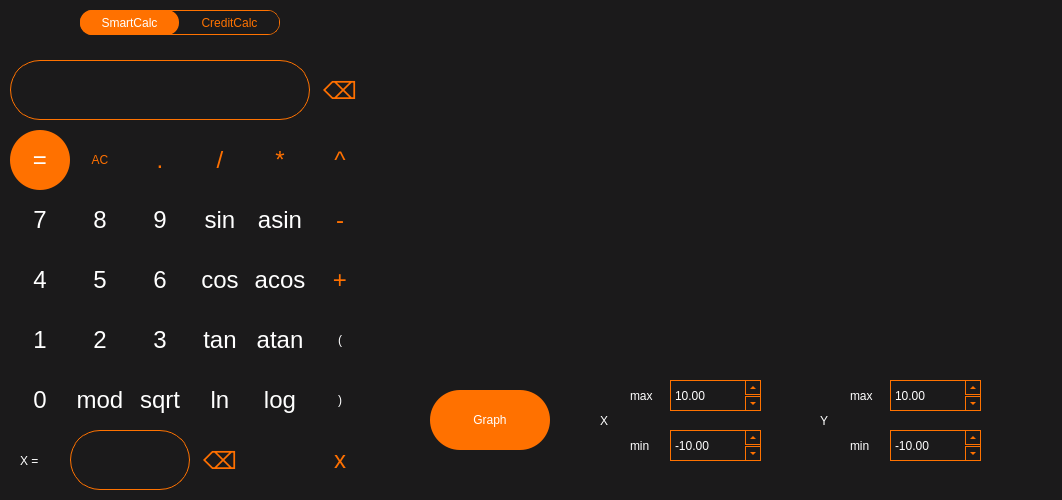
<?xml version="1.0" encoding="UTF-8"?>
<ui version="4.0">
 <class>SmartCalc</class>
 <widget class="QMainWindow" name="SmartCalc">
  <property name="geometry">
   <rect>
    <x>0</x>
    <y>0</y>
    <width>1062</width>
    <height>500</height>
   </rect>
  </property>
  <property name="windowTitle">
   <string>SmartCalc</string>
  </property>
  <property name="styleSheet">
   <string notr="true">background-color: rgb(27,26,27);
color: rgb(255, 255, 255);</string>
  </property>
  <widget class="QWidget" name="centralwidget">
   <widget class="QPushButton" name="pushButton_res">
    <property name="geometry">
     <rect>
      <x>10</x>
      <y>130</y>
      <width>60</width>
      <height>60</height>
     </rect>
    </property>
    <property name="font">
     <font>
      <pointsize>18</pointsize>
     </font>
    </property>
    <property name="styleSheet">
     <string notr="true">QPushButton {
	border-radius: 30px;
	background-color: rgb(255, 113, 0);
}
QPushButton:hover{
	border-radius: 30px;
	background-color: rgb(71, 70, 71);
}
QPushButton:pressed{
	border-radius: 30px;
	background-color: rgb(46, 47, 48);
}</string>
    </property>
    <property name="text">
     <string>=</string>
    </property>
   </widget>
   <widget class="QPushButton" name="pushButton_delete">
    <property name="geometry">
     <rect>
      <x>70</x>
      <y>130</y>
      <width>60</width>
      <height>60</height>
     </rect>
    </property>
    <property name="styleSheet">
     <string notr="true">QPushButton {
	border-radius: 30px;
	color: rgb(255, 112, 0);
}
QPushButton:hover{
	border-radius: 30px;
	background-color: rgb(71, 70, 71);
	color: rgb(255, 112, 0);
}
QPushButton:pressed{
	border-radius: 30px;
	background-color: rgb(46, 47, 48);
}</string>
    </property>
    <property name="text">
     <string>AC</string>
    </property>
   </widget>
   <widget class="QPushButton" name="pushButton_dot">
    <property name="geometry">
     <rect>
      <x>130</x>
      <y>130</y>
      <width>60</width>
      <height>60</height>
     </rect>
    </property>
    <property name="font">
     <font>
      <pointsize>18</pointsize>
     </font>
    </property>
    <property name="styleSheet">
     <string notr="true">QPushButton {
	border-radius: 30px;
	color: rgb(255, 112, 0);
}
QPushButton:hover{
	border-radius: 30px;
	background-color: rgb(71, 70, 71);
	color: rgb(255, 112, 0);
}
QPushButton:pressed{
	border-radius: 30px;
	background-color: rgb(46, 47, 48);
}</string>
    </property>
    <property name="text">
     <string>.</string>
    </property>
    <attribute name="buttonGroup">
     <string notr="true">buttonGroup</string>
    </attribute>
   </widget>
   <widget class="QPushButton" name="pushButton_div">
    <property name="geometry">
     <rect>
      <x>190</x>
      <y>130</y>
      <width>60</width>
      <height>60</height>
     </rect>
    </property>
    <property name="font">
     <font>
      <pointsize>18</pointsize>
     </font>
    </property>
    <property name="styleSheet">
     <string notr="true">QPushButton {
	border-radius: 30px;
	color: rgb(255, 112, 0);
}
QPushButton:hover{
	border-radius: 30px;
	background-color: rgb(71, 70, 71);
	color: rgb(255, 112, 0);
}
QPushButton:pressed{
	border-radius: 30px;
	background-color: rgb(46, 47, 48);
}</string>
    </property>
    <property name="text">
     <string>/</string>
    </property>
    <attribute name="buttonGroup">
     <string notr="true">buttonGroup</string>
    </attribute>
   </widget>
   <widget class="QPushButton" name="pushButton_mul">
    <property name="geometry">
     <rect>
      <x>250</x>
      <y>130</y>
      <width>60</width>
      <height>60</height>
     </rect>
    </property>
    <property name="font">
     <font>
      <pointsize>18</pointsize>
     </font>
    </property>
    <property name="styleSheet">
     <string notr="true">QPushButton {
	border-radius: 30px;
	color: rgb(255, 112, 0);
}
QPushButton:hover{
	border-radius: 30px;
	background-color: rgb(71, 70, 71);
	color: rgb(255, 112, 0);
}
QPushButton:pressed{
	border-radius: 30px;
	background-color: rgb(46, 47, 48);
}</string>
    </property>
    <property name="text">
     <string>*</string>
    </property>
    <attribute name="buttonGroup">
     <string notr="true">buttonGroup</string>
    </attribute>
   </widget>
   <widget class="QPushButton" name="pushButton_pow">
    <property name="geometry">
     <rect>
      <x>310</x>
      <y>130</y>
      <width>60</width>
      <height>60</height>
     </rect>
    </property>
    <property name="font">
     <font>
      <pointsize>18</pointsize>
     </font>
    </property>
    <property name="styleSheet">
     <string notr="true">QPushButton {
	border-radius: 30px;
	color: rgb(255, 112, 0);
}
QPushButton:hover{
	border-radius: 30px;
	background-color: rgb(71, 70, 71);
	color: rgb(255, 112, 0);
}
QPushButton:pressed{
	border-radius: 30px;
	background-color: rgb(46, 47, 48);
}</string>
    </property>
    <property name="text">
     <string>^</string>
    </property>
    <attribute name="buttonGroup">
     <string notr="true">buttonGroup</string>
    </attribute>
   </widget>
   <widget class="QPushButton" name="pushButton_del_one">
    <property name="geometry">
     <rect>
      <x>310</x>
      <y>60</y>
      <width>60</width>
      <height>60</height>
     </rect>
    </property>
    <property name="font">
     <font>
      <pointsize>18</pointsize>
     </font>
    </property>
    <property name="styleSheet">
     <string notr="true">QPushButton {
	border-radius: 30px;
	color: rgb(255, 112, 0);
}
QPushButton:hover{
	border-radius: 30px;
	background-color: rgb(71, 70, 71);
	color: rgb(255, 112, 0);
}
QPushButton:pressed{
	border-radius: 30px;
	background-color: rgb(46, 47, 48);
}</string>
    </property>
    <property name="text">
     <string>⌫</string>
    </property>
   </widget>
   <widget class="QPushButton" name="pushButton_sin">
    <property name="geometry">
     <rect>
      <x>190</x>
      <y>190</y>
      <width>60</width>
      <height>60</height>
     </rect>
    </property>
    <property name="font">
     <font>
      <pointsize>18</pointsize>
     </font>
    </property>
    <property name="styleSheet">
     <string notr="true">QPushButton {
	border-radius: 30px;
}
QPushButton:hover{
	border-radius: 30px;
	background-color: rgb(71, 70, 71);
}
QPushButton:pressed{
	border-radius: 30px;
	background-color: rgb(46, 47, 48);
}</string>
    </property>
    <property name="text">
     <string>sin</string>
    </property>
    <attribute name="buttonGroup">
     <string notr="true">buttonGroup</string>
    </attribute>
   </widget>
   <widget class="QPushButton" name="pushButton_7">
    <property name="geometry">
     <rect>
      <x>10</x>
      <y>190</y>
      <width>60</width>
      <height>60</height>
     </rect>
    </property>
    <property name="font">
     <font>
      <pointsize>18</pointsize>
     </font>
    </property>
    <property name="styleSheet">
     <string notr="true">QPushButton {
	border-radius: 30px;
}
QPushButton:hover{
	border-radius: 30px;
	background-color: rgb(71, 70, 71);
}
QPushButton:pressed{
	border-radius: 30px;
	background-color: rgb(46, 47, 48);
}</string>
    </property>
    <property name="text">
     <string>7</string>
    </property>
    <attribute name="buttonGroup">
     <string notr="true">buttonGroup</string>
    </attribute>
   </widget>
   <widget class="QPushButton" name="pushButton_8">
    <property name="geometry">
     <rect>
      <x>70</x>
      <y>190</y>
      <width>60</width>
      <height>60</height>
     </rect>
    </property>
    <property name="font">
     <font>
      <pointsize>18</pointsize>
     </font>
    </property>
    <property name="styleSheet">
     <string notr="true">QPushButton {
	border-radius: 30px;
}
QPushButton:hover{
	border-radius: 30px;
	background-color: rgb(71, 70, 71);
}
QPushButton:pressed{
	border-radius: 30px;
	background-color: rgb(46, 47, 48);
}</string>
    </property>
    <property name="text">
     <string>8</string>
    </property>
    <attribute name="buttonGroup">
     <string notr="true">buttonGroup</string>
    </attribute>
   </widget>
   <widget class="QPushButton" name="pushButton_sub">
    <property name="geometry">
     <rect>
      <x>310</x>
      <y>190</y>
      <width>60</width>
      <height>60</height>
     </rect>
    </property>
    <property name="font">
     <font>
      <pointsize>18</pointsize>
     </font>
    </property>
    <property name="styleSheet">
     <string notr="true">QPushButton {
	border-radius: 30px;
	color: rgb(255, 112, 0);
}
QPushButton:hover{
	border-radius: 30px;
	background-color: rgb(71, 70, 71);
	color: rgb(255, 112, 0);
}
QPushButton:pressed{
	border-radius: 30px;
	background-color: rgb(46, 47, 48);
}</string>
    </property>
    <property name="text">
     <string>-</string>
    </property>
    <attribute name="buttonGroup">
     <string notr="true">buttonGroup</string>
    </attribute>
   </widget>
   <widget class="QPushButton" name="pushButton_asin">
    <property name="geometry">
     <rect>
      <x>250</x>
      <y>190</y>
      <width>60</width>
      <height>60</height>
     </rect>
    </property>
    <property name="font">
     <font>
      <pointsize>18</pointsize>
     </font>
    </property>
    <property name="styleSheet">
     <string notr="true">QPushButton {
	border-radius: 30px;
}
QPushButton:hover{
	border-radius: 30px;
	background-color: rgb(71, 70, 71);
}
QPushButton:pressed{
	border-radius: 30px;
	background-color: rgb(46, 47, 48);
}</string>
    </property>
    <property name="text">
     <string>asin</string>
    </property>
    <attribute name="buttonGroup">
     <string notr="true">buttonGroup</string>
    </attribute>
   </widget>
   <widget class="QPushButton" name="pushButton_9">
    <property name="geometry">
     <rect>
      <x>130</x>
      <y>190</y>
      <width>60</width>
      <height>60</height>
     </rect>
    </property>
    <property name="font">
     <font>
      <pointsize>18</pointsize>
     </font>
    </property>
    <property name="styleSheet">
     <string notr="true">QPushButton {
	border-radius: 30px;
}
QPushButton:hover{
	border-radius: 30px;
	background-color: rgb(71, 70, 71);
}
QPushButton:pressed{
	border-radius: 30px;
	background-color: rgb(46, 47, 48);
}</string>
    </property>
    <property name="text">
     <string>9</string>
    </property>
    <attribute name="buttonGroup">
     <string notr="true">buttonGroup</string>
    </attribute>
   </widget>
   <widget class="QPushButton" name="pushButton_cos">
    <property name="geometry">
     <rect>
      <x>190</x>
      <y>250</y>
      <width>60</width>
      <height>60</height>
     </rect>
    </property>
    <property name="font">
     <font>
      <pointsize>18</pointsize>
     </font>
    </property>
    <property name="styleSheet">
     <string notr="true">QPushButton {
	border-radius: 30px;
}
QPushButton:hover{
	border-radius: 30px;
	background-color: rgb(71, 70, 71);
}
QPushButton:pressed{
	border-radius: 30px;
	background-color: rgb(46, 47, 48);
}</string>
    </property>
    <property name="text">
     <string>cos</string>
    </property>
    <attribute name="buttonGroup">
     <string notr="true">buttonGroup</string>
    </attribute>
   </widget>
   <widget class="QPushButton" name="pushButton_4">
    <property name="geometry">
     <rect>
      <x>10</x>
      <y>250</y>
      <width>60</width>
      <height>60</height>
     </rect>
    </property>
    <property name="font">
     <font>
      <pointsize>18</pointsize>
     </font>
    </property>
    <property name="styleSheet">
     <string notr="true">QPushButton {
	border-radius: 30px;
}
QPushButton:hover{
	border-radius: 30px;
	background-color: rgb(71, 70, 71);
}
QPushButton:pressed{
	border-radius: 30px;
	background-color: rgb(46, 47, 48);
}</string>
    </property>
    <property name="text">
     <string>4</string>
    </property>
    <attribute name="buttonGroup">
     <string notr="true">buttonGroup</string>
    </attribute>
   </widget>
   <widget class="QPushButton" name="pushButton_5">
    <property name="geometry">
     <rect>
      <x>70</x>
      <y>250</y>
      <width>60</width>
      <height>60</height>
     </rect>
    </property>
    <property name="font">
     <font>
      <pointsize>18</pointsize>
     </font>
    </property>
    <property name="styleSheet">
     <string notr="true">QPushButton {
	border-radius: 30px;
}
QPushButton:hover{
	border-radius: 30px;
	background-color: rgb(71, 70, 71);
}
QPushButton:pressed{
	border-radius: 30px;
	background-color: rgb(46, 47, 48);
}</string>
    </property>
    <property name="text">
     <string>5</string>
    </property>
    <attribute name="buttonGroup">
     <string notr="true">buttonGroup</string>
    </attribute>
   </widget>
   <widget class="QPushButton" name="pushButton_add">
    <property name="geometry">
     <rect>
      <x>310</x>
      <y>250</y>
      <width>60</width>
      <height>60</height>
     </rect>
    </property>
    <property name="font">
     <font>
      <pointsize>18</pointsize>
     </font>
    </property>
    <property name="styleSheet">
     <string notr="true">QPushButton {
	border-radius: 30px;
	color: rgb(255, 112, 0);
}
QPushButton:hover{
	border-radius: 30px;
	background-color: rgb(71, 70, 71);
	color: rgb(255, 112, 0);
}
QPushButton:pressed{
	border-radius: 30px;
	background-color: rgb(46, 47, 48);
}</string>
    </property>
    <property name="text">
     <string>+</string>
    </property>
    <attribute name="buttonGroup">
     <string notr="true">buttonGroup</string>
    </attribute>
   </widget>
   <widget class="QPushButton" name="pushButton_acos">
    <property name="geometry">
     <rect>
      <x>250</x>
      <y>250</y>
      <width>60</width>
      <height>60</height>
     </rect>
    </property>
    <property name="font">
     <font>
      <pointsize>18</pointsize>
     </font>
    </property>
    <property name="styleSheet">
     <string notr="true">QPushButton {
	border-radius: 30px;
}
QPushButton:hover{
	border-radius: 30px;
	background-color: rgb(71, 70, 71);
}
QPushButton:pressed{
	border-radius: 30px;
	background-color: rgb(46, 47, 48);
}</string>
    </property>
    <property name="text">
     <string>acos</string>
    </property>
    <attribute name="buttonGroup">
     <string notr="true">buttonGroup</string>
    </attribute>
   </widget>
   <widget class="QPushButton" name="pushButton_6">
    <property name="geometry">
     <rect>
      <x>130</x>
      <y>250</y>
      <width>60</width>
      <height>60</height>
     </rect>
    </property>
    <property name="font">
     <font>
      <pointsize>18</pointsize>
     </font>
    </property>
    <property name="styleSheet">
     <string notr="true">QPushButton {
	border-radius: 30px;
}
QPushButton:hover{
	border-radius: 30px;
	background-color: rgb(71, 70, 71);
}
QPushButton:pressed{
	border-radius: 30px;
	background-color: rgb(46, 47, 48);
}</string>
    </property>
    <property name="text">
     <string>6</string>
    </property>
    <attribute name="buttonGroup">
     <string notr="true">buttonGroup</string>
    </attribute>
   </widget>
   <widget class="QPushButton" name="pushButton_tan">
    <property name="geometry">
     <rect>
      <x>190</x>
      <y>310</y>
      <width>60</width>
      <height>60</height>
     </rect>
    </property>
    <property name="font">
     <font>
      <pointsize>18</pointsize>
     </font>
    </property>
    <property name="styleSheet">
     <string notr="true">QPushButton {
	border-radius: 30px;
}
QPushButton:hover{
	border-radius: 30px;
	background-color: rgb(71, 70, 71);
}
QPushButton:pressed{
	border-radius: 30px;
	background-color: rgb(46, 47, 48);
}</string>
    </property>
    <property name="text">
     <string>tan</string>
    </property>
    <attribute name="buttonGroup">
     <string notr="true">buttonGroup</string>
    </attribute>
   </widget>
   <widget class="QPushButton" name="pushButton_1">
    <property name="geometry">
     <rect>
      <x>10</x>
      <y>310</y>
      <width>60</width>
      <height>60</height>
     </rect>
    </property>
    <property name="font">
     <font>
      <pointsize>18</pointsize>
     </font>
    </property>
    <property name="styleSheet">
     <string notr="true">QPushButton {
	border-radius: 30px;
}
QPushButton:hover{
	border-radius: 30px;
	background-color: rgb(71, 70, 71);
}
QPushButton:pressed{
	border-radius: 30px;
	background-color: rgb(46, 47, 48);
}</string>
    </property>
    <property name="text">
     <string>1</string>
    </property>
    <attribute name="buttonGroup">
     <string notr="true">buttonGroup</string>
    </attribute>
   </widget>
   <widget class="QPushButton" name="pushButton_2">
    <property name="geometry">
     <rect>
      <x>70</x>
      <y>310</y>
      <width>60</width>
      <height>60</height>
     </rect>
    </property>
    <property name="font">
     <font>
      <pointsize>18</pointsize>
     </font>
    </property>
    <property name="styleSheet">
     <string notr="true">QPushButton {
	border-radius: 30px;
}
QPushButton:hover{
	border-radius: 30px;
	background-color: rgb(71, 70, 71);
}
QPushButton:pressed{
	border-radius: 30px;
	background-color: rgb(46, 47, 48);
}</string>
    </property>
    <property name="text">
     <string>2</string>
    </property>
    <attribute name="buttonGroup">
     <string notr="true">buttonGroup</string>
    </attribute>
   </widget>
   <widget class="QPushButton" name="pushButton_bracket">
    <property name="geometry">
     <rect>
      <x>310</x>
      <y>310</y>
      <width>60</width>
      <height>60</height>
     </rect>
    </property>
    <property name="styleSheet">
     <string notr="true">QPushButton {
	border-radius: 30px;
}
QPushButton:hover{
	border-radius: 30px;
	background-color: rgb(71, 70, 71);
}
QPushButton:pressed{
	border-radius: 30px;
	background-color: rgb(46, 47, 48);
}</string>
    </property>
    <property name="text">
     <string>(</string>
    </property>
    <attribute name="buttonGroup">
     <string notr="true">buttonGroup</string>
    </attribute>
   </widget>
   <widget class="QPushButton" name="pushButton_atan">
    <property name="geometry">
     <rect>
      <x>250</x>
      <y>310</y>
      <width>60</width>
      <height>60</height>
     </rect>
    </property>
    <property name="font">
     <font>
      <pointsize>18</pointsize>
     </font>
    </property>
    <property name="styleSheet">
     <string notr="true">QPushButton {
	border-radius: 30px;
}
QPushButton:hover{
	border-radius: 30px;
	background-color: rgb(71, 70, 71);
}
QPushButton:pressed{
	border-radius: 30px;
	background-color: rgb(46, 47, 48);
}</string>
    </property>
    <property name="text">
     <string>atan</string>
    </property>
    <attribute name="buttonGroup">
     <string notr="true">buttonGroup</string>
    </attribute>
   </widget>
   <widget class="QPushButton" name="pushButton_3">
    <property name="geometry">
     <rect>
      <x>130</x>
      <y>310</y>
      <width>60</width>
      <height>60</height>
     </rect>
    </property>
    <property name="font">
     <font>
      <pointsize>18</pointsize>
     </font>
    </property>
    <property name="styleSheet">
     <string notr="true">QPushButton {
	border-radius: 30px;
}
QPushButton:hover{
	border-radius: 30px;
	background-color: rgb(71, 70, 71);
}
QPushButton:pressed{
	border-radius: 30px;
	background-color: rgb(46, 47, 48);
}</string>
    </property>
    <property name="text">
     <string>3</string>
    </property>
    <attribute name="buttonGroup">
     <string notr="true">buttonGroup</string>
    </attribute>
   </widget>
   <widget class="QPushButton" name="pushButton_ln">
    <property name="geometry">
     <rect>
      <x>190</x>
      <y>370</y>
      <width>60</width>
      <height>60</height>
     </rect>
    </property>
    <property name="font">
     <font>
      <pointsize>18</pointsize>
     </font>
    </property>
    <property name="styleSheet">
     <string notr="true">QPushButton {
	border-radius: 30px;
}
QPushButton:hover{
	border-radius: 30px;
	background-color: rgb(71, 70, 71);
}
QPushButton:pressed{
	border-radius: 30px;
	background-color: rgb(46, 47, 48);
}</string>
    </property>
    <property name="text">
     <string>ln</string>
    </property>
    <attribute name="buttonGroup">
     <string notr="true">buttonGroup</string>
    </attribute>
   </widget>
   <widget class="QPushButton" name="pushButton_0">
    <property name="geometry">
     <rect>
      <x>10</x>
      <y>370</y>
      <width>60</width>
      <height>60</height>
     </rect>
    </property>
    <property name="font">
     <font>
      <pointsize>18</pointsize>
     </font>
    </property>
    <property name="styleSheet">
     <string notr="true">QPushButton {
	border-radius: 30px;
}
QPushButton:hover{
	border-radius: 30px;
	background-color: rgb(71, 70, 71);
}
QPushButton:pressed{
	border-radius: 30px;
	background-color: rgb(46, 47, 48);
}</string>
    </property>
    <property name="text">
     <string>0</string>
    </property>
    <attribute name="buttonGroup">
     <string notr="true">buttonGroup</string>
    </attribute>
   </widget>
   <widget class="QPushButton" name="pushButton_mod">
    <property name="geometry">
     <rect>
      <x>70</x>
      <y>370</y>
      <width>60</width>
      <height>60</height>
     </rect>
    </property>
    <property name="font">
     <font>
      <pointsize>18</pointsize>
     </font>
    </property>
    <property name="styleSheet">
     <string notr="true">QPushButton {
	border-radius: 30px;
}
QPushButton:hover{
	border-radius: 30px;
	background-color: rgb(71, 70, 71);
}
QPushButton:pressed{
	border-radius: 30px;
	background-color: rgb(46, 47, 48);
}</string>
    </property>
    <property name="text">
     <string>mod</string>
    </property>
    <attribute name="buttonGroup">
     <string notr="true">buttonGroup</string>
    </attribute>
   </widget>
   <widget class="QPushButton" name="pushButton_bracket2">
    <property name="geometry">
     <rect>
      <x>310</x>
      <y>370</y>
      <width>60</width>
      <height>60</height>
     </rect>
    </property>
    <property name="styleSheet">
     <string notr="true">QPushButton {
	border-radius: 30px;
}
QPushButton:hover{
	border-radius: 30px;
	background-color: rgb(71, 70, 71);
}
QPushButton:pressed{
	border-radius: 30px;
	background-color: rgb(46, 47, 48);
}</string>
    </property>
    <property name="text">
     <string>)</string>
    </property>
    <attribute name="buttonGroup">
     <string notr="true">buttonGroup</string>
    </attribute>
   </widget>
   <widget class="QPushButton" name="pushButton_log">
    <property name="geometry">
     <rect>
      <x>250</x>
      <y>370</y>
      <width>60</width>
      <height>60</height>
     </rect>
    </property>
    <property name="font">
     <font>
      <pointsize>18</pointsize>
     </font>
    </property>
    <property name="styleSheet">
     <string notr="true">QPushButton {
	border-radius: 30px;
}
QPushButton:hover{
	border-radius: 30px;
	background-color: rgb(71, 70, 71);
}
QPushButton:pressed{
	border-radius: 30px;
	background-color: rgb(46, 47, 48);
}</string>
    </property>
    <property name="text">
     <string>log</string>
    </property>
    <attribute name="buttonGroup">
     <string notr="true">buttonGroup</string>
    </attribute>
   </widget>
   <widget class="QPushButton" name="pushButton_sqrt">
    <property name="geometry">
     <rect>
      <x>130</x>
      <y>370</y>
      <width>60</width>
      <height>60</height>
     </rect>
    </property>
    <property name="font">
     <font>
      <pointsize>18</pointsize>
     </font>
    </property>
    <property name="styleSheet">
     <string notr="true">QPushButton {
	border-radius: 30px;
}
QPushButton:hover{
	border-radius: 30px;
	background-color: rgb(71, 70, 71);
}
QPushButton:pressed{
	border-radius: 30px;
	background-color: rgb(46, 47, 48);
}</string>
    </property>
    <property name="text">
     <string>sqrt</string>
    </property>
    <attribute name="buttonGroup">
     <string notr="true">buttonGroup</string>
    </attribute>
   </widget>
   <widget class="QPushButton" name="pushButton_graph">
    <property name="geometry">
     <rect>
      <x>430</x>
      <y>390</y>
      <width>120</width>
      <height>60</height>
     </rect>
    </property>
    <property name="styleSheet">
     <string notr="true">QPushButton {
	border-radius: 30px;
	background-color: rgb(255, 113, 0);
}
QPushButton:hover{
	border-radius: 30px;
	background-color: rgb(71, 70, 71);
}
QPushButton:pressed{
	border-radius: 30px;
	background-color: rgb(46, 47, 48);
}</string>
    </property>
    <property name="text">
     <string>Graph</string>
    </property>
   </widget>
   <widget class="QPushButton" name="pushButton_x">
    <property name="geometry">
     <rect>
      <x>310</x>
      <y>430</y>
      <width>60</width>
      <height>60</height>
     </rect>
    </property>
    <property name="font">
     <font>
      <pointsize>18</pointsize>
     </font>
    </property>
    <property name="styleSheet">
     <string notr="true">QPushButton {
	border-radius: 30px;
	color: rgb(255, 112, 0);
}
QPushButton:hover{
	border-radius: 30px;
	background-color: rgb(71, 70, 71);
	color: rgb(255, 112, 0);
}
QPushButton:pressed{
	border-radius: 30px;
	background-color: rgb(46, 47, 48);
}</string>
    </property>
    <property name="text">
     <string>x</string>
    </property>
    <attribute name="buttonGroup">
     <string notr="true">buttonGroup</string>
    </attribute>
   </widget>
   <widget class="QLineEdit" name="lineEdit">
    <property name="geometry">
     <rect>
      <x>10</x>
      <y>60</y>
      <width>300</width>
      <height>60</height>
     </rect>
    </property>
    <property name="styleSheet">
     <string notr="true">QLineEdit{
	border-radius:30px;
	border: 1px solid rgb(255, 114, 0);
	background-color: rgba(0, 0, 0, 0);
	padding: 10px;
}</string>
    </property>
    <property name="inputMethodHints">
     <set>Qt::ImhNone</set>
    </property>
    <property name="maxLength">
     <number>255</number>
    </property>
   </widget>
   <widget class="QLineEdit" name="lineEdit_2">
    <property name="geometry">
     <rect>
      <x>70</x>
      <y>430</y>
      <width>120</width>
      <height>60</height>
     </rect>
    </property>
    <property name="styleSheet">
     <string notr="true">QLineEdit{
	border-radius:30px;
	border: 1px solid rgb(255, 114, 0);
	background-color: rgba(0, 0, 0, 0);
	padding: 10px;
}</string>
    </property>
    <property name="inputMethodHints">
     <set>Qt::ImhFormattedNumbersOnly</set>
    </property>
    <property name="maxLength">
     <number>20</number>
    </property>
   </widget>
   <widget class="QPushButton" name="pushButton_del_one_2">
    <property name="geometry">
     <rect>
      <x>190</x>
      <y>430</y>
      <width>60</width>
      <height>60</height>
     </rect>
    </property>
    <property name="font">
     <font>
      <pointsize>18</pointsize>
     </font>
    </property>
    <property name="styleSheet">
     <string notr="true">QPushButton {
	border-radius: 30px;
	color: rgb(255, 112, 0);
}
QPushButton:hover{
	border-radius: 30px;
	background-color: rgb(71, 70, 71);
	color: rgb(255, 112, 0);
}
QPushButton:pressed{
	border-radius: 30px;
	background-color: rgb(46, 47, 48);
}</string>
    </property>
    <property name="text">
     <string>⌫</string>
    </property>
   </widget>
   <widget class="QGroupBox" name="groupBox">
    <property name="geometry">
     <rect>
      <x>80</x>
      <y>10</y>
      <width>200</width>
      <height>25</height>
     </rect>
    </property>
    <property name="styleSheet">
     <string notr="true">QGroupBox {
	border-radius: 12px;
	border: 1px solid rgb(255, 114, 0) ;
}
</string>
    </property>
    <property name="title">
     <string/>
    </property>
    <widget class="QPushButton" name="pushButton_calc1">
     <property name="geometry">
      <rect>
       <x>0</x>
       <y>0</y>
       <width>99</width>
       <height>25</height>
      </rect>
     </property>
     <property name="styleSheet">
      <string notr="true">QPushButton {
	border-radius: 12px;
	background-color: rgb(255, 113, 0);
}
</string>
     </property>
     <property name="text">
      <string>SmartCalc</string>
     </property>
    </widget>
    <widget class="QPushButton" name="pushButton_calc2">
     <property name="geometry">
      <rect>
       <x>100</x>
       <y>1</y>
       <width>99</width>
       <height>23</height>
      </rect>
     </property>
     <property name="styleSheet">
      <string notr="true">QPushButton {
	border-radius: 11px;
	color:rgb(255, 114, 0);
}
QPushButton:hover{
	background-color: rgb(71, 70, 71);
}
QPushButton:pressed{
	background-color: rgb(46, 47, 48);
}</string>
     </property>
     <property name="text">
      <string>CreditCalc</string>
     </property>
    </widget>
   </widget>
   <widget class="QCustomPlot" name="widget" native="true">
    <property name="geometry">
     <rect>
      <x>420</x>
      <y>29</y>
      <width>581</width>
      <height>331</height>
     </rect>
    </property>
    <property name="font">
     <font>
      <pointsize>18</pointsize>
     </font>
    </property>
   </widget>
   <widget class="QDoubleSpinBox" name="doubleSpinBox_x_min">
    <property name="geometry">
     <rect>
      <x>670</x>
      <y>430</y>
      <width>91</width>
      <height>31</height>
     </rect>
    </property>
    <property name="styleSheet">
     <string notr="true">QDoubleSpinBox {
padding-left: 2px;
color: white;
border: 1px solid rgb(255, 114, 0);
text-color: black; 
} 

QDoubleSpinBox::up-button {
subcontrol-origin: margin; 
subcontrol-position: top right; 
border: 1px solid rgb(255, 114, 0);} 

QDoubleSpinBox::down-button {
subcontrol-origin: margin; 
subcontrol-position: bottom right; 
border: 1px solid rgb(255, 114, 0);} 

QDoubleSpinBox::up-arrow { 
border-left: 3px solid none;
border-right: 3px solid none; 
border-bottom: 3px solid rgb(255, 114, 0);
 width: 0px; 
height: 0px; } 

QDoubleSpinBox::down-arrow { 
border-left: 3px solid none;
border-right: 3px solid none; 
border-top: 3px solid rgb(255, 114, 0); 
width: 0px; 
height: 0px; } 

QDoubleSpinBox::up-button:pressed { 
background-color: rgb(71, 70, 71) } 

QDoubleSpinBox::down-button:pressed {
background-color: rgb(71, 70, 71)}
</string>
    </property>
    <property name="minimum">
     <double>-1000000.000000000000000</double>
    </property>
    <property name="maximum">
     <double>1000000.000000000000000</double>
    </property>
    <property name="value">
     <double>-10.000000000000000</double>
    </property>
   </widget>
   <widget class="QDoubleSpinBox" name="doubleSpinBox_x_max">
    <property name="geometry">
     <rect>
      <x>670</x>
      <y>380</y>
      <width>91</width>
      <height>31</height>
     </rect>
    </property>
    <property name="styleSheet">
     <string notr="true">QDoubleSpinBox {
padding-left: 2px;
color: white;
border: 1px solid rgb(255, 114, 0);
text-color: black; 
} 

QDoubleSpinBox::up-button {
subcontrol-origin: margin; 
subcontrol-position: top right; 
border: 1px solid rgb(255, 114, 0);} 

QDoubleSpinBox::down-button {
subcontrol-origin: margin; 
subcontrol-position: bottom right; 
border: 1px solid rgb(255, 114, 0);} 

QDoubleSpinBox::up-arrow { 
border-left: 3px solid none;
border-right: 3px solid none; 
border-bottom: 3px solid rgb(255, 114, 0);
 width: 0px; 
height: 0px; } 

QDoubleSpinBox::down-arrow { 
 border-left: 3px solid none;
border-right: 3px solid none; 
border-top: 3px solid rgb(255, 114, 0); 
width: 0px; 
height: 0px; } 

QDoubleSpinBox::up-button:pressed { 
background-color: rgb(71, 70, 71) } 

QDoubleSpinBox::down-button:pressed {
background-color: rgb(71, 70, 71)}

QDoubleSpinBox::up-arrow:pressed { 
background-color: rgb(71, 70, 71) } 

QDoubleSpinBox::down-arrow:pressed {
background-color: rgb(71, 70, 71)}

</string>
    </property>
    <property name="minimum">
     <double>-1000000.000000000000000</double>
    </property>
    <property name="maximum">
     <double>1000000.000000000000000</double>
    </property>
    <property name="value">
     <double>10.000000000000000</double>
    </property>
   </widget>
   <widget class="QLabel" name="label">
    <property name="geometry">
     <rect>
      <x>600</x>
      <y>400</y>
      <width>21</width>
      <height>41</height>
     </rect>
    </property>
    <property name="text">
     <string>X</string>
    </property>
   </widget>
   <widget class="QLabel" name="label_2">
    <property name="geometry">
     <rect>
      <x>630</x>
      <y>380</y>
      <width>31</width>
      <height>31</height>
     </rect>
    </property>
    <property name="text">
     <string>max</string>
    </property>
   </widget>
   <widget class="QLabel" name="label_3">
    <property name="geometry">
     <rect>
      <x>630</x>
      <y>430</y>
      <width>31</width>
      <height>31</height>
     </rect>
    </property>
    <property name="text">
     <string>min</string>
    </property>
   </widget>
   <widget class="QDoubleSpinBox" name="doubleSpinBox_y_min">
    <property name="geometry">
     <rect>
      <x>890</x>
      <y>430</y>
      <width>91</width>
      <height>31</height>
     </rect>
    </property>
    <property name="styleSheet">
     <string notr="true">QDoubleSpinBox {
padding-left: 2px;
color: white;
border: 1px solid rgb(255, 114, 0);
text-color: black; 
} 

QDoubleSpinBox::up-button {
subcontrol-origin: margin; 
subcontrol-position: top right; 
border: 1px solid rgb(255, 114, 0);} 

QDoubleSpinBox::down-button {
subcontrol-origin: margin; 
subcontrol-position: bottom right; 
border: 1px solid rgb(255, 114, 0);} 

QDoubleSpinBox::up-arrow { 
border-left: 3px solid none;
border-right: 3px solid none; 
border-bottom: 3px solid rgb(255, 114, 0);
 width: 0px; 
height: 0px; } 

QDoubleSpinBox::down-arrow { 
border-left: 3px solid none;
border-right: 3px solid none; 
border-top: 3px solid rgb(255, 114, 0); 
width: 0px; 
height: 0px; } 

QDoubleSpinBox::up-button:pressed { 
background-color: rgb(71, 70, 71) } 

QDoubleSpinBox::down-button:pressed {
background-color: rgb(71, 70, 71)}
</string>
    </property>
    <property name="minimum">
     <double>-1000000.000000000000000</double>
    </property>
    <property name="maximum">
     <double>1000000.000000000000000</double>
    </property>
    <property name="value">
     <double>-10.000000000000000</double>
    </property>
   </widget>
   <widget class="QDoubleSpinBox" name="doubleSpinBox_y_max">
    <property name="geometry">
     <rect>
      <x>890</x>
      <y>380</y>
      <width>91</width>
      <height>31</height>
     </rect>
    </property>
    <property name="styleSheet">
     <string notr="true">QDoubleSpinBox {
padding-left: 2px;
color: white;
border: 1px solid rgb(255, 114, 0);
text-color: black; 
} 

QDoubleSpinBox::up-button {
subcontrol-origin: margin; 
subcontrol-position: top right; 
border: 1px solid rgb(255, 114, 0);} 

QDoubleSpinBox::down-button {
subcontrol-origin: margin; 
subcontrol-position: bottom right; 
border: 1px solid rgb(255, 114, 0);} 

QDoubleSpinBox::up-arrow { 
border-left: 3px solid none;
border-right: 3px solid none; 
border-bottom: 3px solid rgb(255, 114, 0);
 width: 0px; 
height: 0px; } 

QDoubleSpinBox::down-arrow { 
 border-left: 3px solid none;
border-right: 3px solid none; 
border-top: 3px solid rgb(255, 114, 0); 
width: 0px; 
height: 0px; } 

QDoubleSpinBox::up-button:pressed { 
background-color: rgb(71, 70, 71) } 

QDoubleSpinBox::down-button:pressed {
background-color: rgb(71, 70, 71)}

QDoubleSpinBox::up-arrow:pressed { 
background-color: rgb(71, 70, 71) } 

QDoubleSpinBox::down-arrow:pressed {
background-color: rgb(71, 70, 71)}

</string>
    </property>
    <property name="minimum">
     <double>-1000000.000000000000000</double>
    </property>
    <property name="maximum">
     <double>1000000.000000000000000</double>
    </property>
    <property name="value">
     <double>10.000000000000000</double>
    </property>
   </widget>
   <widget class="QLabel" name="label_4">
    <property name="geometry">
     <rect>
      <x>820</x>
      <y>400</y>
      <width>21</width>
      <height>41</height>
     </rect>
    </property>
    <property name="text">
     <string>Y</string>
    </property>
   </widget>
   <widget class="QLabel" name="label_5">
    <property name="geometry">
     <rect>
      <x>850</x>
      <y>430</y>
      <width>31</width>
      <height>31</height>
     </rect>
    </property>
    <property name="text">
     <string>min</string>
    </property>
   </widget>
   <widget class="QLabel" name="label_6">
    <property name="geometry">
     <rect>
      <x>850</x>
      <y>380</y>
      <width>31</width>
      <height>31</height>
     </rect>
    </property>
    <property name="text">
     <string>max</string>
    </property>
   </widget>
   <widget class="QLabel" name="label_7">
    <property name="geometry">
     <rect>
      <x>20</x>
      <y>440</y>
      <width>31</width>
      <height>41</height>
     </rect>
    </property>
    <property name="text">
     <string>X =</string>
    </property>
   </widget>
  </widget>
 </widget>
 <customwidgets>
  <customwidget>
   <class>QCustomPlot</class>
   <extends>QWidget</extends>
   <header>qcustomplot.h</header>
   <container>1</container>
  </customwidget>
 </customwidgets>
 <resources/>
 <connections/>
 <buttongroups>
  <buttongroup name="buttonGroup"/>
 </buttongroups>
</ui>
